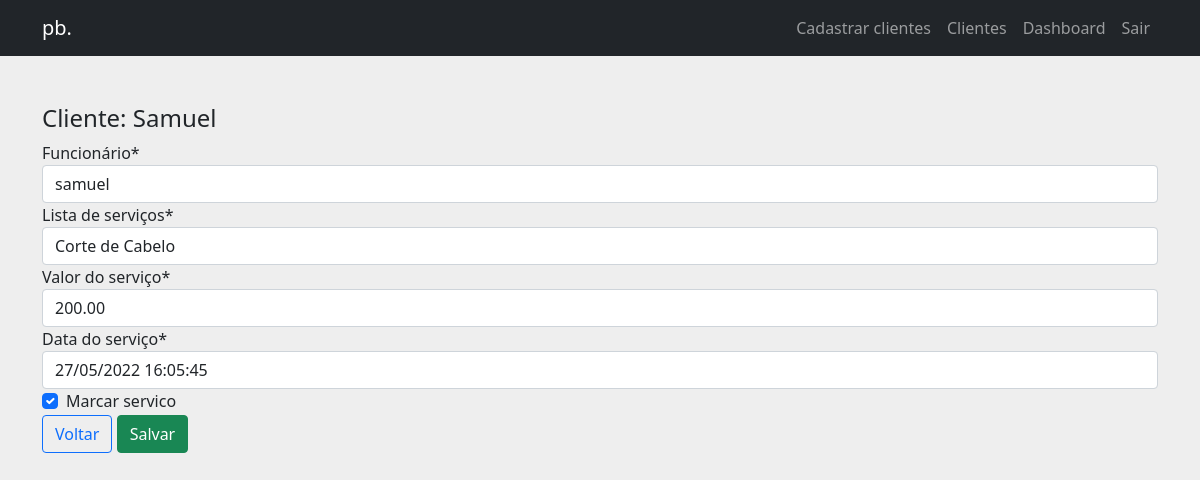
The app's page /clientes/editar/editar-servico/1/ (signed in) with its own data.
### servico/models.py (models this page shows, shortened)
class Servico(models.Model):
    choices_services = [('1', 'Tatuagem'), ('2', 'Corte de Cabelo')]
    funcionario = models.ForeignKey(User, on_delete=models.CASCADE, verbose_name='Funcionário')
    cliente = models.ForeignKey(Cliente, on_delete=models.CASCADE)
    lista_servico = models.CharField(max_length=1, choices=choices_services, blank=False, null=False, verbose_name='Lista de serviços')
    valor_servico = models.DecimalField(default='', max_digits=7, decimal_places=2, verbose_name='Valor do serviço')
    data_servico = models.DateTimeField(null=False, verbose_name='Data do serviço')
    marcar_servico = models.BooleanField(default=True)
    modo_pagamento = models.BooleanField(default=False, verbose_name='Cartão de crédito')

### clientes/models.py (models this page shows, shortened)
class Cliente(models.Model):
    nome_cliente = models.CharField(max_length=70, verbose_name='Nome Completo')
    telefone = models.CharField(max_length=15, verbose_name='Telefone')
    email = models.EmailField(unique=True, blank=True, verbose_name='E-mail')
    data_criacao = models.DateTimeField(default=datetime.now, blank=True)
    def __str__(self):
        return self.nome_cliente

### servico/views.py (the view)
# urls.py: path('editar/editar-servico/<int:pk>/', EditarServico.as_view(), name='editar-servico'),
class EditarServico(UpdateView):
    login_url = 'pages:home'
    form_class = EditarServicoForms
    template_name = 'servico/editar_servico.html'
    success_url = reverse_lazy('servico:listar-clientes')
    def get_object(self, queryset=None):
        pk = self.kwargs.get('pk') or self.request.GET.get('pk') or None
        obj = get_object_or_404(Servico, pk=pk)
        return obj

### servico/forms.py
class EditarServicoForms(forms.ModelForm):
    class Meta:
        model = Servico
        fields = ['funcionario', 'lista_servico', 'valor_servico', 'data_servico', 'marcar_servico']
        widgets={'data_servico': DateTimePicker()}

### templates/servico/editar_servico.html (shortened to what this page needs)
{% extends 'base.html' %}
{% load crispy_forms_tags %}
{% block content%}
   {% if user.is_authenticated %}
    <div class="container">
        <form method="post">
            <h4>Cliente:   {{servico.cliente}}</h4>
            {{ form|crispy }}
            <a class="btn btn-outline-primary" href="{% url 'servico:listar-clientes' %}">Voltar</a>
            <button type="submit" class="btn btn-success">Salvar</button>
        </form>
   </div>
   {% else %}
       <p>Você não está logado</p>
       <a href="{% url 'login' %}">Entrar</a>
   {% endif %}
{% endblock %}

### static/css/body.css (style rules this page uses)
body { background: #eee; }

### records on screen
Servico: cliente "Samuel", funcionario "samuel", lista_servico "Corte de Cabelo", valor_servico "200.00", data_servico "27/05/2022 16:05:45", marcar_servico "☑"
